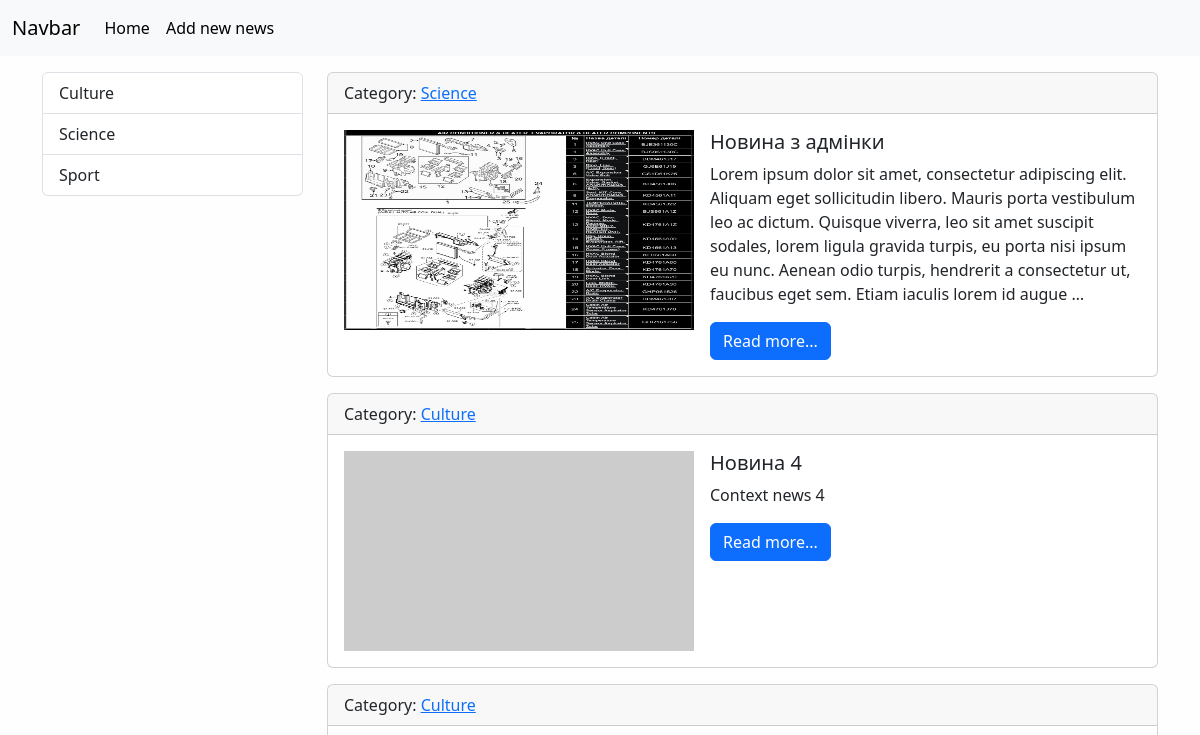
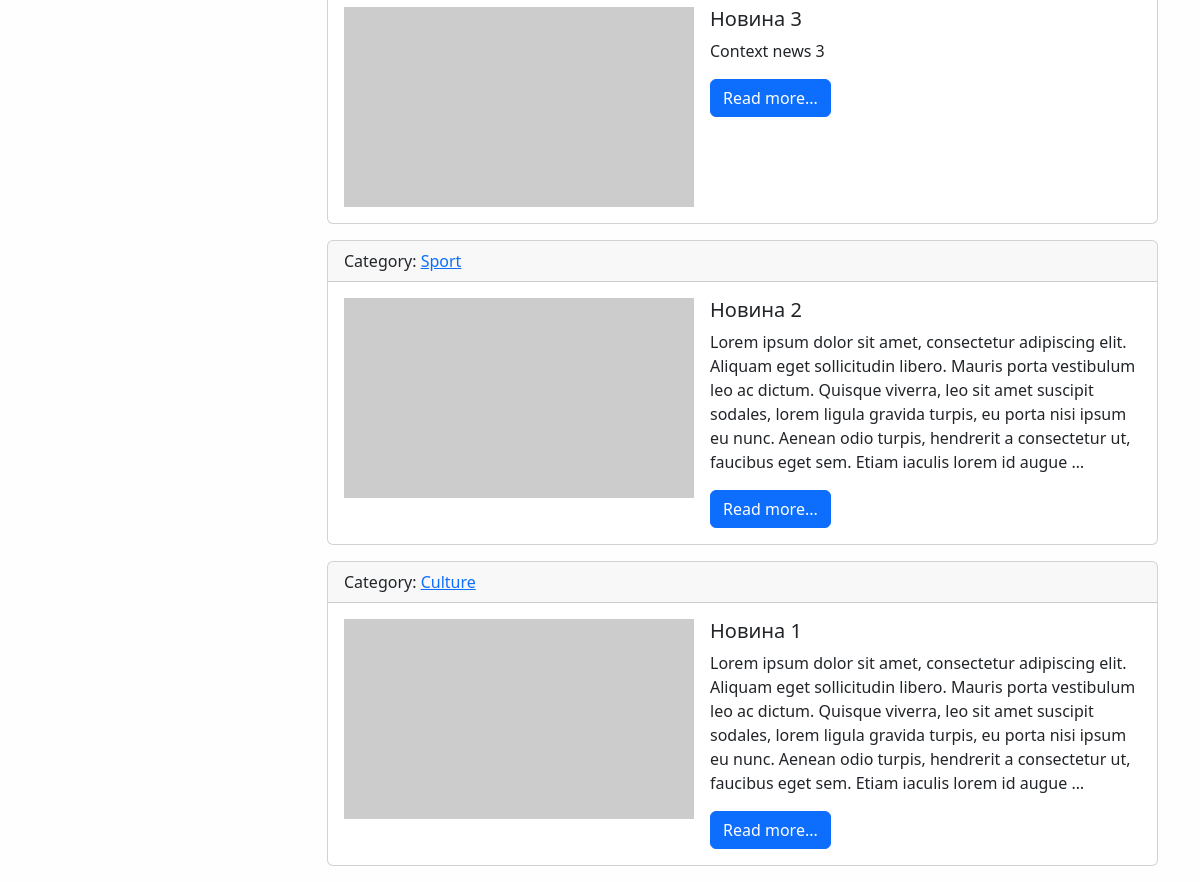
The app's page /, older data (2 pictures, top to bottom).
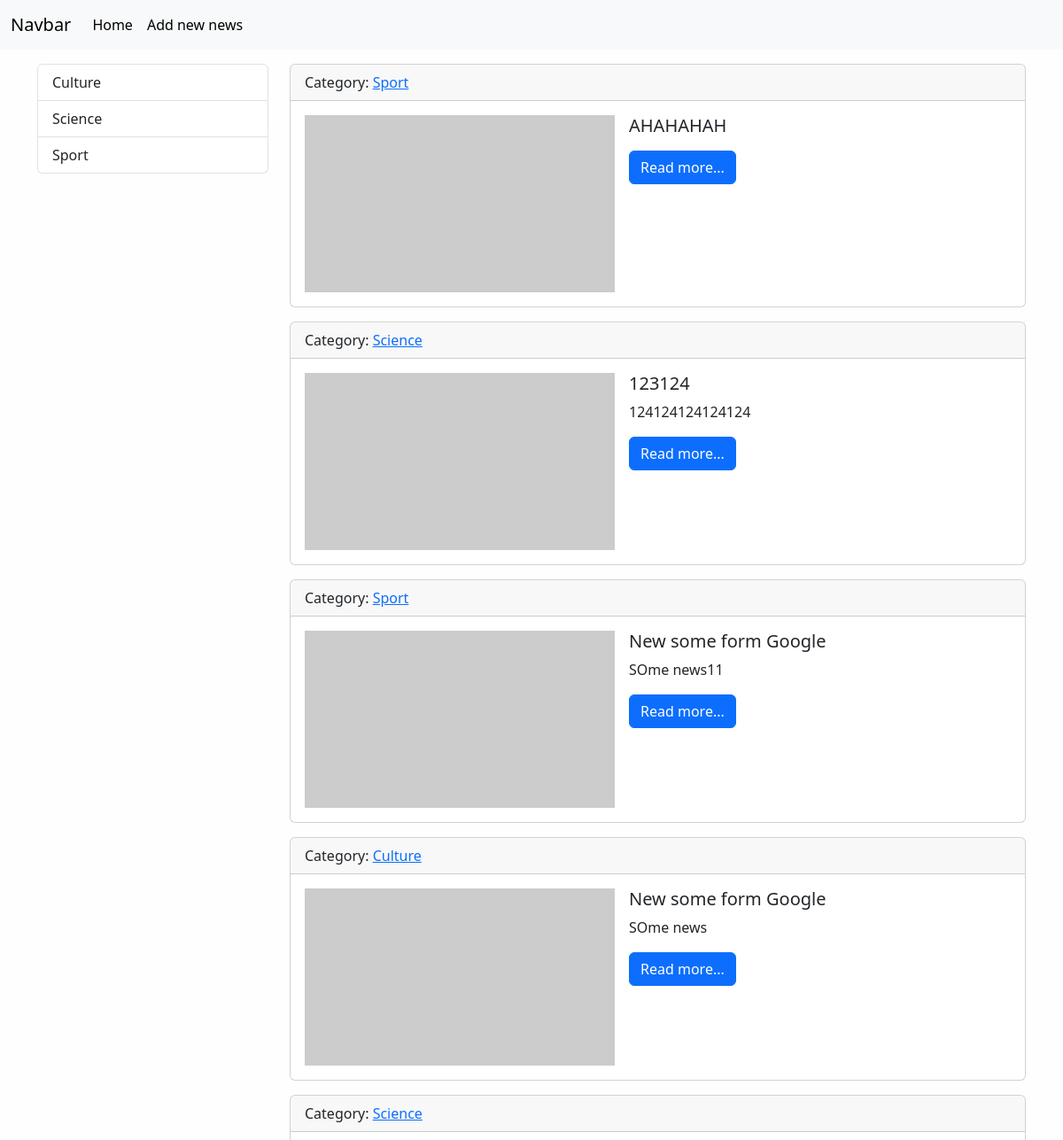
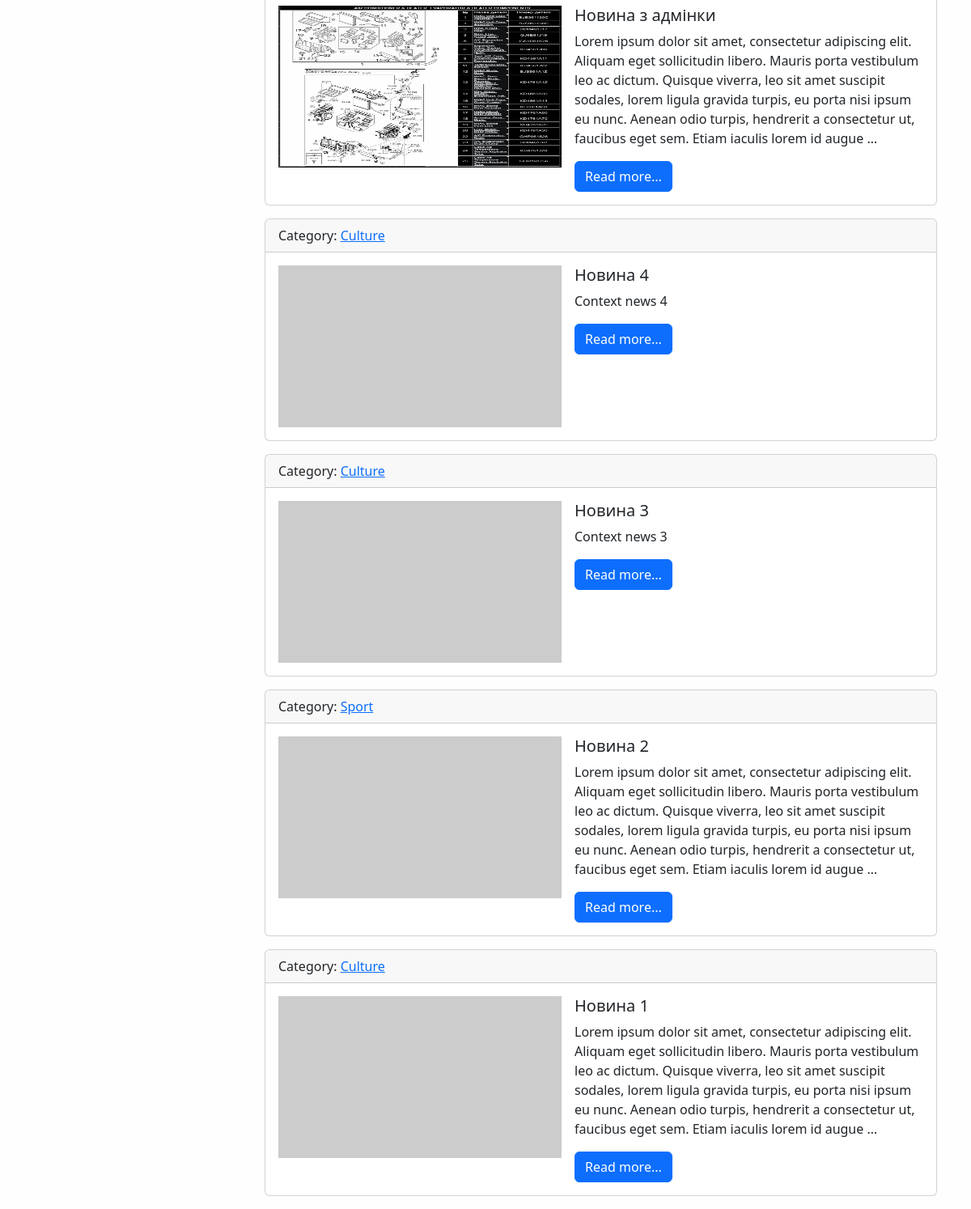
The same page, newer data (2 pictures, top to bottom).
### news/models.py (models this page shows, shortened)
class Category(models.Model):
    title = models.CharField(max_length=150, db_index=True, verbose_name="Title_category")
    def get_absolute_url(self):
        return reverse("category", kwargs={"category_id": self.pk})
    def __str__(self):
        return self.title
    class Meta:
        verbose_name = "Category"
        verbose_name_plural = "Categories"
        ordering = ["title"]

class News(models.Model):
    title = models.CharField(max_length=150, verbose_name="Title_new")
    content = models.TextField(blank=True)
    created_at = models.DateTimeField(auto_now_add=True)
    updated_at = models.DateTimeField(auto_now=True)
    photo = models.ImageField(upload_to="photos/%Y/%m/%d", blank=True)
    is_published = models.BooleanField(default=True, verbose_name="Is published")
    category = models.ForeignKey("Category", on_delete=models.PROTECT)
    def get_absolute_url(self):
        return reverse("view_new", kwargs={"news_id": self.pk})
    class Meta:
        verbose_name = "New"
        verbose_name_plural = "News"
        ordering = ["-created_at"]

### news/views.py (the view)
def index(request):
    news = News.objects.all()
    return render(
        request,
        "news/index.html",
        {
            "news": news,
            "title": "Список новостей",
        }
    )

### news/templatetags/news_tags.py (called while the page is built)
@register.inclusion_tag("news/list_categories.html")
def show_categories():
    categories = Category.objects.all()
    return {"categories": categories}

### news/templates/news/index.html (shortened to what this page needs)
{% extends 'base.html' %}
{% block sidebar %}
{% include 'inc/_sidebar.html'%}
{% endblock %}
{% block content %}
{% for item in news %}
<div class="card mb-3">
    <div class="card-header">Category: <a href="{{ item.category.get_absolute_url }}">{{ item.category }}</a>
    </div>
    <div class="card-body">
        <div class="d-flex">
            <div class="flex-shrink-0">
                {% if item.photo %}
                <img src="{{ item.photo.url }}" alt="Empty field" width="350" height="200">
                {% else %}
                <img src="https://picsum.photos/seed/picsum/350/200" alt="Empty field">
                {% endif %}
            </div>
            <div class="flex-grow-1 ms-3">
                <h5 class="card-title">{{ item.title }}</h5>
                <p class="card-text">{{ item.content|truncatewords:50 }}</p>
                <a href="{{ item.get_absolute_url }}" class="btn btn-primary">Read more...</a>
            </div>
        </div>
    </div>
</div>
{% endfor %}
{% endblock %}

### templates/base.html (shortened to what this page needs)
{% load static %}
<!doctype html>
<html lang="en">
<head>
    <link href="{% static 'bootstrap-5.3.3-dist/css/bootstrap.min.css'%}" rel="stylesheet">
    <link href="{% static 'css/style.css' %}" rel="stylesheet">
</head>
<body>
{% include 'inc/_nav.html' %}
<div class="container mt-3">
    <div class="row">
        <div class="col-md-3">
            {% block sidebar %}{% endblock %}
        </div>
        <div class="col-md-9">
            {% block content %}{% endblock %}
        </div>
    </div>
</div>
</body>
</html>

### templates/inc/_nav.html (shortened to what this page needs)
<nav class="navbar navbar-expand-lg bg-body-tertiary">
    <div class="container-fluid">
        <a class="navbar-brand" href="{% url 'home' %}">Navbar</a>
        <div class="collapse navbar-collapse" id="navbarSupportedContent">
            <ul class="navbar-nav me-auto mb-2 mb-lg-0">
                <li class="nav-item">
                    <a class="nav-link active" aria-current="page" href="{% url 'home' %}">Home</a>
                </li>
                <li class="nav-item">
                    <a class="nav-link active" aria-current="page" href="{% url 'add_news' %}">Add new news</a>
                </li>
            </ul>
        </div>
    </div>
</nav>

### templates/inc/_sidebar.html (shortened to what this page needs)
{% load news_tags %}
{% show_categories %}

### news/tags/news/list_categories.html
<div class="list-group">
    {% for category in categories %}
    <a href="{{ category.get_absolute_url }}" class="list-group-item list-group-item-action" aria-current="true">
        {{ category.title }}
    </a>
    {% endfor %}
</div>

### mysite/static/css/style.css (style rules this page uses)
body { background-color: #fefefe; }

Row changes from the older to the newer data that the page shows:
added News: category "Sport", title "AHAHAHAH"
added News: category "Science", title "123124", content "124124124124124"
added News: category "Sport", title "New some form Google", content "SOme news11"
added News: category "Culture", title "New some form Google", content "SOme news"
